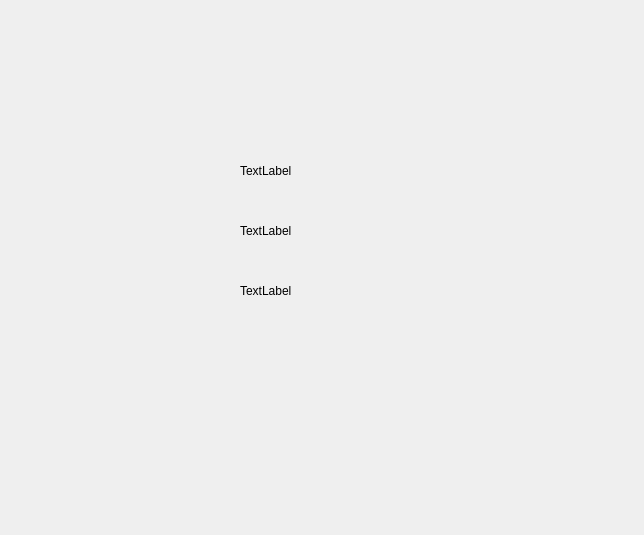
<?xml version="1.0" encoding="UTF-8"?>
<ui version="4.0">
 <class>Dialog</class>
 <widget class="QDialog" name="Dialog">
  <property name="geometry">
   <rect>
    <x>0</x>
    <y>0</y>
    <width>644</width>
    <height>535</height>
   </rect>
  </property>
  <property name="windowTitle">
   <string>Dialog</string>
  </property>
  <widget class="QLabel" name="label">
   <property name="geometry">
    <rect>
     <x>240</x>
     <y>140</y>
     <width>191</width>
     <height>61</height>
    </rect>
   </property>
   <property name="text">
    <string>TextLabel</string>
   </property>
  </widget>
  <widget class="QLabel" name="label_2">
   <property name="geometry">
    <rect>
     <x>240</x>
     <y>200</y>
     <width>191</width>
     <height>61</height>
    </rect>
   </property>
   <property name="text">
    <string>TextLabel</string>
   </property>
  </widget>
  <widget class="QLabel" name="label_3">
   <property name="geometry">
    <rect>
     <x>240</x>
     <y>260</y>
     <width>191</width>
     <height>61</height>
    </rect>
   </property>
   <property name="text">
    <string>TextLabel</string>
   </property>
  </widget>
 </widget>
 <resources/>
 <connections/>
</ui>
